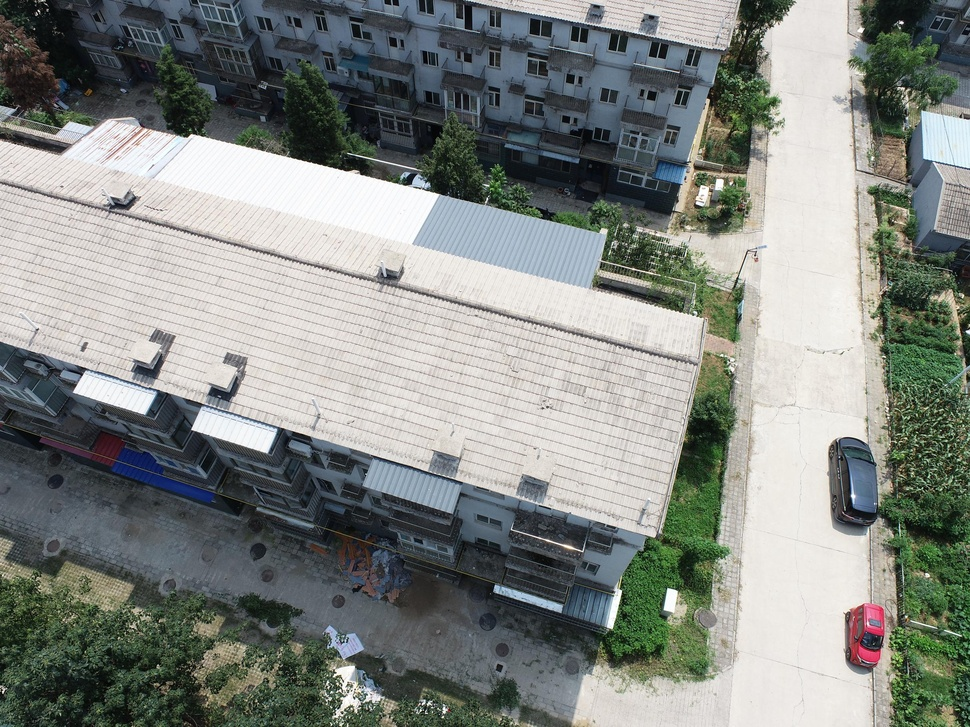
#> input picture ResNetRetriever/class1/1_4.JPG, 970 x 727 px, shrunk from 2432 x 1824 before the run, found by its file name
$ python loc_calculate.py
#> lines starting #> are read from the running program, lines starting #| are printed output that depends on the picture
#> further down, img1 is the input picture: shape (727, 970, 3); mean B, G, R 131.1, 135.7, 131.3
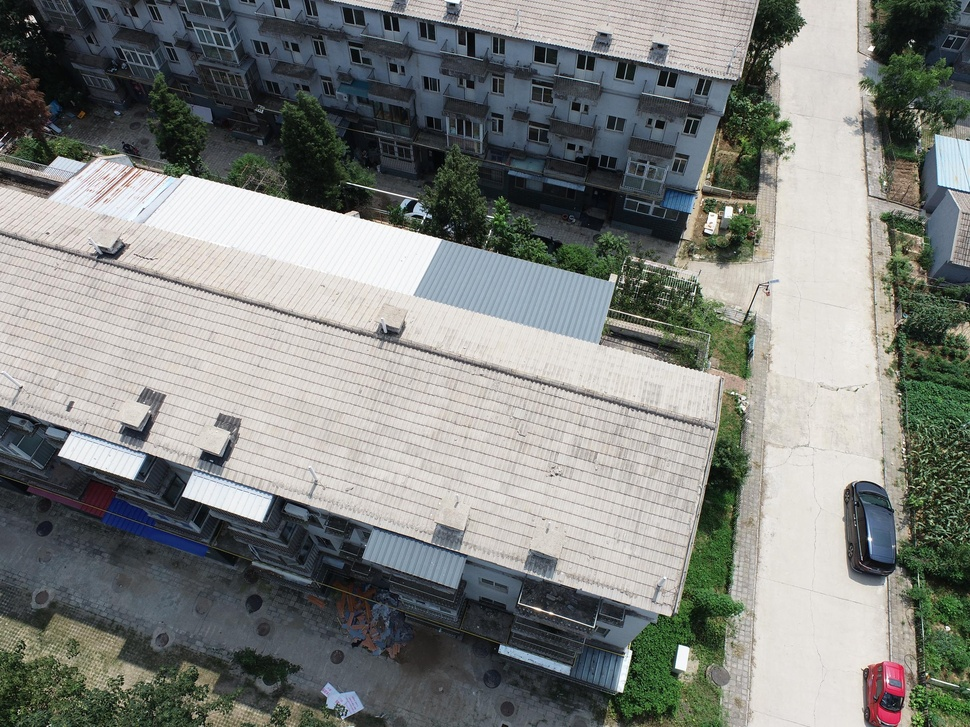
#> input picture ResNetRetriever/class2/2_1.JPG, 970 x 727 px, shrunk from 2432 x 1824 before the run, found by its file name
#> further down, img2 is the input picture: shape (727, 970, 3); mean B, G, R 127.5, 130.9, 128.1
import cv2
import numpy as np

def compute_optical_flow_Farneback(img1, img2):
    """Compute optical flow using Farneback method."""
    gray1 = cv2.cvtColor(img1, cv2.COLOR_BGR2GRAY)
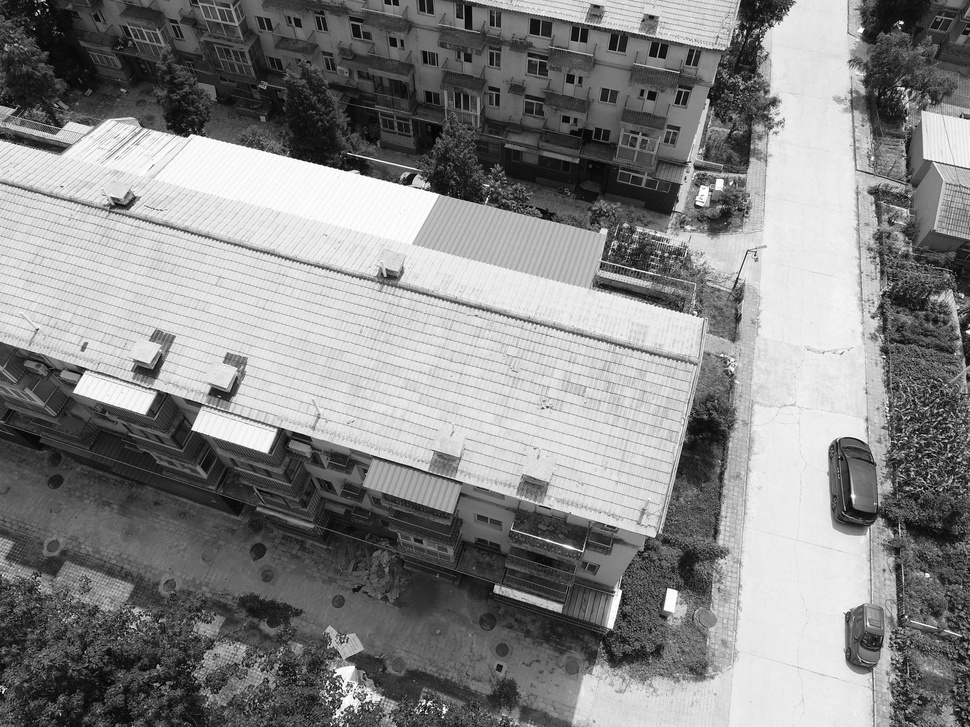
#> gray1: shape (727, 970); min 0, max 255, mean 133.9
    gray2 = cv2.cvtColor(img2, cv2.COLOR_BGR2GRAY)
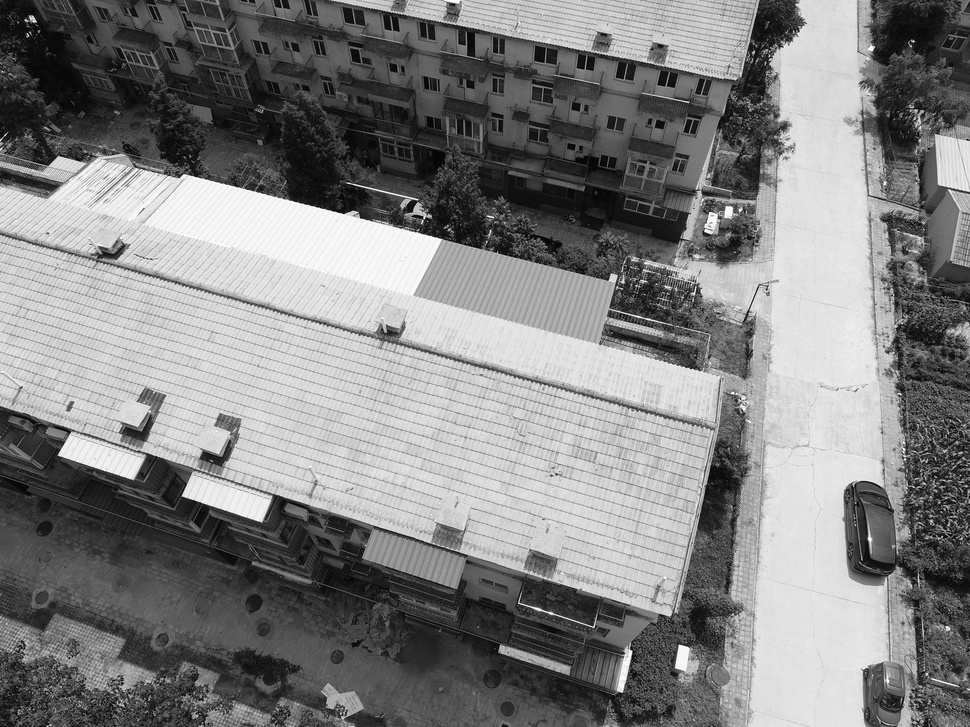
#> gray2: shape (727, 970); min 0, max 255, mean 129.7
    flow = cv2.calcOpticalFlowFarneback(gray1, gray2, None, 0.5, 3, 15, 3, 5, 1.2, 0)
    u, v = flow[..., 0], flow[..., 1]
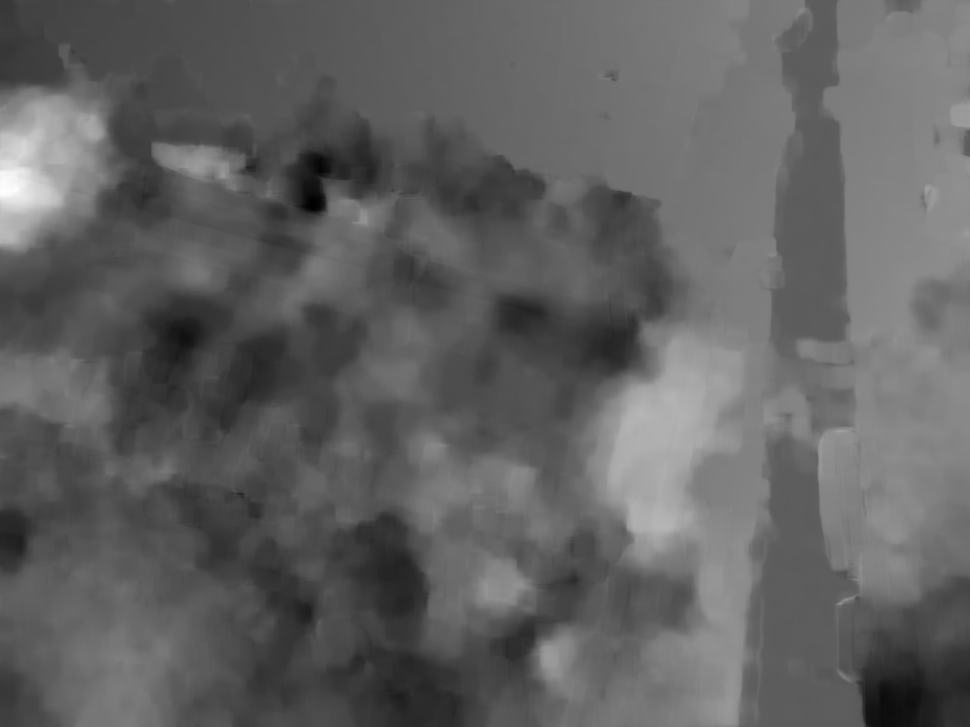
#> u: shape (727, 970) float32; min -31.99, max 55.75, mean 1.7; drawn with min black and max white
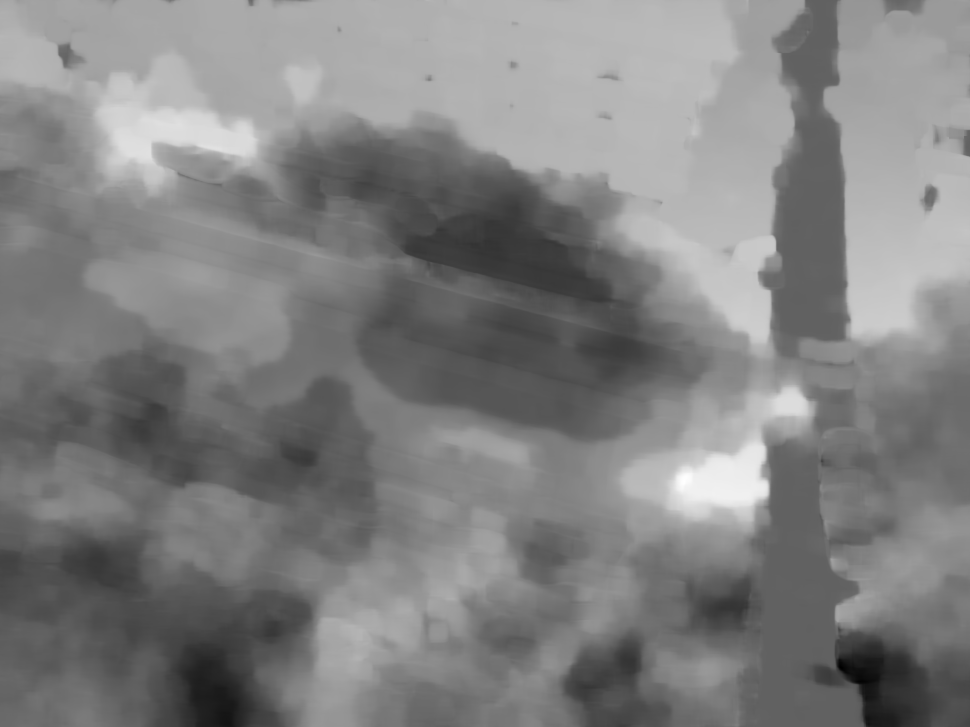
#> v: shape (727, 970) float32; min -32.39, max 52.13, mean 10.4; drawn with min black and max white
    return u, v

def visualize_optical_flow(u, v, step=16):
    """Visualize optical flow using quiver plot (arrows)."""
#> called with step = 16
    h, w = u.shape
#> h = 727; w = 970
    output = np.zeros((h, w, 3), dtype=np.uint8)
    for y in range(0, h, step):
        for x in range(0, w, step):
            fx, fy = int(x + u[y, x]), int(y + v[y, x])
            cv2.arrowedLine(output, (x, y), (fx, fy), (0, 255, 0), 1, tipLength=0.3)
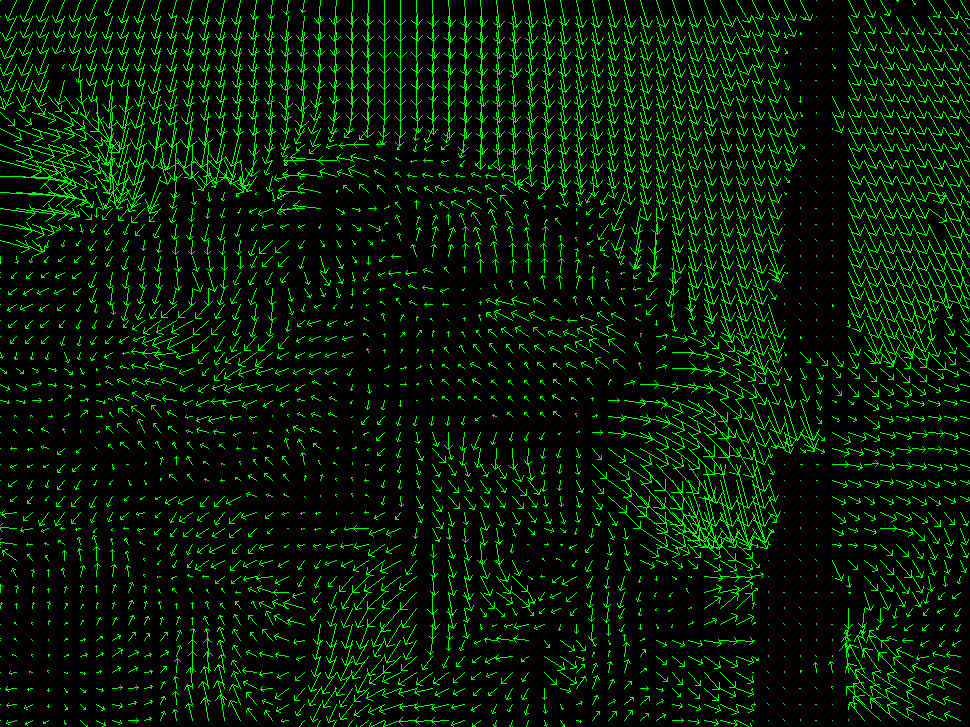
#> output: shape (727, 970, 3); mean of channels 0, 1, 2 0, 24.1, 0; drawn as B, G, R
    return output

# Example usage
img1 = cv2.imread("/home/yuhai/ResNetRetriever/class1/1_4.JPG")
img2 = cv2.imread("/home/yuhai/ResNetRetriever/class2/2_1.JPG")

u, v = compute_optical_flow_Farneback(img1, img2)
flow_img = visualize_optical_flow(u, v)

cv2.imshow("Optical Flow", flow_img)
cv2.waitKey(0)
cv2.destroyAllWindows()
